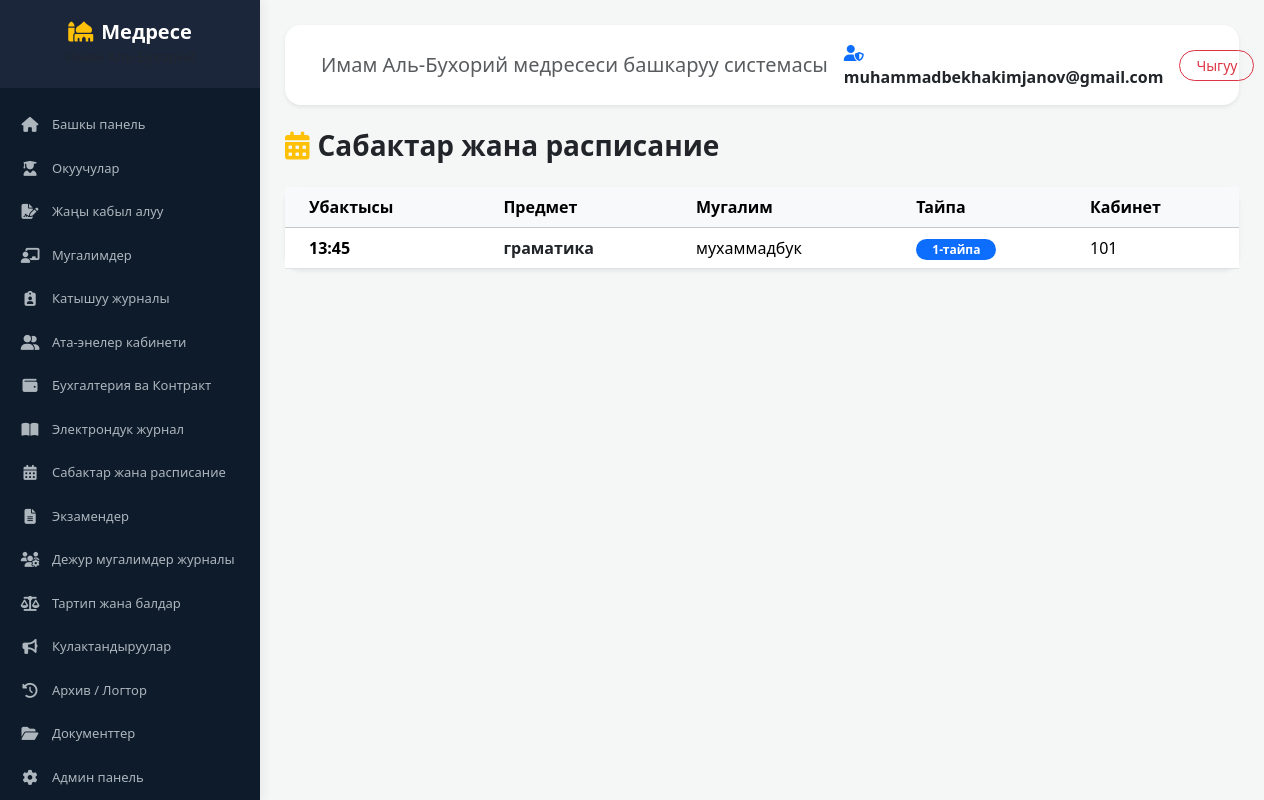
Screenshot of /schedule/ (signed in) with the database file from the repository.
### madrasah/accounts/models.py (models this page shows)
class User(AbstractUser):
    middle_name = models.CharField(max_length=150, blank=True, null=True, verbose_name="Атасынын аты")
    phone = models.CharField(max_length=20, blank=True, null=True, verbose_name="Телефон номери")
    role = models.CharField(
        max_length=20,
        choices=[('student', 'Окуучу'), ('teacher', 'Мугалим'), ('admin', 'Админ')],
        default='student',
        verbose_name="Ролу"
    )

### madrasah/core/models.py (models this page shows, shortened)
class Schedule(models.Model):
    subject = models.CharField(max_length=100, verbose_name='Предмет')
    teacher = models.ForeignKey('Teacher', on_delete=models.CASCADE, verbose_name='Мугалим')
    day_of_week = models.CharField(max_length=50, verbose_name='Апта күнү')
    time = models.TimeField(verbose_name='Убакыты')
    class Meta:
        verbose_name = 'Сабак расписаниеси'
        verbose_name_plural = 'Сабактар жана расписание'

class Teacher(models.Model):
    user = models.OneToOneField(
        settings.AUTH_USER_MODEL,
        on_delete=models.SET_NULL,
        null=True,
        blank=True,
        verbose_name='Колдонуучу (Логин)'
    )
    photo = models.ImageField(
        upload_to='teachers/', blank=True, null=True, verbose_name='Сүрөтү'
    )
    name = models.CharField(max_length=100, verbose_name='Аты-жөнү')
    subject = models.CharField(max_length=100, verbose_name='Предмети')
    phone = models.CharField(max_length=20, verbose_name='Телефон номери')
    class Meta:
        verbose_name = 'Мугалим'
        verbose_name_plural = 'Мугалимдер'

### madrasah/core/views.py (the view)
# urls.py: path('schedule/', views.schedule_list_view, name='schedule_list'),
@login_required
def schedule_list_view(request):
    schedules = Schedule.objects.all()
    return render(request, "core/schedule_list.html", {"schedules": schedules})

### madrasah/core/context_processors.py (called while the page is built)
def menu(request):
    if request.user.is_authenticated:
        return {"menu_items": MENU.get(request.user.role, [])}
    return {"menu_items": []}

### madrasah/templates/core/schedule_list.html (shortened to what this page needs)
{% extends 'base.html' %}
{% block content %}
<h3 class="fw-bold text-dark mb-4"><i class="fa-solid fa-calendar-days text-warning me-2"></i>Сабактар жана расписание</h3>
<div class="card border-0 shadow-sm rounded-4">
    <div class="card-body p-0">
        <div class="table-responsive">
            <table class="table table-hover align-middle mb-0">
                <thead class="table-light">
                    <tr>
                        <th class="ps-4">Убактысы</th>
                        <th>Предмет</th>
                        <th>Мугалим</th>
                        <th>Тайпа</th>
                        <th>Кабинет</th>
                    </tr>
                </thead>
                <tbody>
                    {% for schedule in schedules %}
                    <tr>
                        <td class="ps-4 fw-bold">{{ schedule.time|default:"08:00 - 08:45" }}</td>
                        <td class="fw-semibold text-dark">{{ schedule.subject }}</td>
                        <td>{{ schedule.teacher.name }}</td>
                        <td><span class="badge bg-primary rounded-pill px-3">{{ schedule.group|default:"1-тайпа" }}</span></td>
                        <td>{{ schedule.classroom|default:"101" }}</td>
                    </tr>
                    {% empty %}
                    <tr><td colspan="5" class="text-center py-4 text-muted">Расписание табылган жок.</td></tr>
                    {% endfor %}
                </tbody>
            </table>
        </div>
    </div>
</div>
{% endblock %}

### madrasah/templates/base.html (shortened to what this page needs)
{% load static %}
<!DOCTYPE html>
<html lang="ky">
<head>
    <link href="https://cdn.jsdelivr.net/npm/bootstrap@5.3.2/dist/css/bootstrap.min.css" rel="stylesheet">
    <link rel="stylesheet" href="https://cdnjs.cloudflare.com/ajax/libs/font-awesome/6.4.2/css/all.min.css">
</head>
<body>
    <nav id="sidebar">
        <div class="sidebar-header">
            <h5 class="fw-bold mb-0 text-white"><i class="fa-solid fa-mosque me-2 text-warning"></i>Медресе</h5>
            <small class="text-muted">Имам Аль-Бухорий</small>
        </div>
        <ul class="list-unstyled components">
            <li>
                <a href="{% url 'dashboard' %}"><i class="fa-solid fa-house"></i> Башкы панель</a>
            </li>
            <li>
                <a href="{% url 'students_list' %}"><i class="fa-solid fa-user-graduate"></i> Окуучулар</a>
            </li>
            <li>
                <a href="{% url 'students_list' %}"><i class="fa-solid fa-file-signature"></i> Жаңы кабыл алуу</a>
            </li>
            <li>
                <a href="{% url 'teachers_list' %}"><i class="fa-solid fa-chalkboard-user"></i> Мугалимдер</a>
            </li>
            <li>
                <a href="{% url 'attendance' %}"><i class="fa-solid fa-clipboard-user"></i> Катышуу журналы</a>
            </li>
            <li>
                <a href="{% url 'parents_cabinet' %}"><i class="fa-solid fa-user-group"></i> Ата-энелер кабинети</a>
            </li>
            <li>
                <a href="{% url 'accounting' %}"><i class="fa-solid fa-wallet"></i> Бухгалтерия ва Контракт</a>
            </li>
            <li>
                <a href="{% url 'gradebook' %}"><i class="fa-solid fa-book-open"></i> Электрондук журнал</a>
            </li>
            <li>
                <a href="{% url 'schedule_list' %}"><i class="fa-solid fa-calendar-days"></i> Сабактар жана расписание</a>
            </li>
            <li>
                <a href="{% url 'exams_list' %}"><i class="fa-solid fa-file-lines"></i> Экзамендер</a>
            </li>
            <li>
                <a href="{% url 'duty_schedule_list' %}"><i class="fa-solid fa-users-gear"></i> Дежур мугалимдер журналы</a>
            </li>
            <li>
                <a href="{% url 'discipline' %}"><i class="fa-solid fa-scale-balanced"></i> Тартип жана балдар</a>
            </li>
            <li>
                <a href="{% url 'announcements_list' %}"><i class="fa-solid fa-bullhorn"></i> Кулактандыруулар</a>
            </li>
            <li>
                <a href="{% url 'audit_list' %}"><i class="fa-solid fa-clock-rotate-left"></i> Архив / Логтор</a>
            </li>
            <li>
                <a href="{% url 'documents' %}"><i class="fa-solid fa-folder-open"></i> Документтер</a>
            </li>
            <li>
                <a href="{% url 'admin_management' %}"><i class="fa-solid fa-gear"></i> Админ панель</a>
            </li>
        </ul>
    </nav>
    <div id="content">
        <nav class="navbar navbar-expand-lg navbar-light bg-white rounded-4 shadow-sm mb-4 px-4 py-3">
            <div class="container-fluid">
                <span class="navbar-brand mb-0 h6 text-muted">Имам Аль-Бухорий медресеси башкаруу системасы</span>
                <div class="d-flex align-items-center gap-3">
                    <span class="fw-bold text-dark"><i class="fa-solid fa-user-shield me-1 text-primary"></i> {{ user.username|default:"Администратор" }}</span>
                    <a href="{% url 'logout' %}" class="btn btn-outline-danger btn-sm rounded-pill px-3">Чыгуу</a>
                </div>
            </div>
        </nav>
        {% block content %}
        {% endblock %}
    </div>
</body>
</html>

### madrasah/templates/base.html (style rules this page uses)
:root { --sidebar-width: 260px; --primary-color: #0d1b2a; --secondary-color: #1b263b; }
body { background-color: #f4f7f6; font-family: 'Segoe UI', Tahoma, Geneva, Verdana, sans-serif; }
#sidebar { position: fixed; top: 0; left: 0; height: 100vh; width: var(--sidebar-width); background-color: var(--primary-color); color: #fff; transition: all 0.3s; z-index: 1000; overflow-y: auto; box-shadow: 4px 0 10px rgba(0,0,0,0.05); }
#sidebar .sidebar-header { padding: 20px; background-color: var(--secondary-color); text-align: center; }
#sidebar ul.components { padding: 15px 0; }
#sidebar ul li a { padding: 12px 20px; display: flex; align-items: center; color: #adb5bd; text-decoration: none; transition: 0.2s; font-size: 13px; }
#sidebar ul li a i { margin-right: 12px; width: 20px; text-align: center; font-size: 15px; }
#content { margin-left: var(--sidebar-width); padding: 25px; }

### rows the page displays
User: username "muhammadbekhakimjanov@gmail.com"
Schedule: time "13:45", subject "граматика", teacher.name "мухаммадбук", group "1-тайпа", classroom "101"
